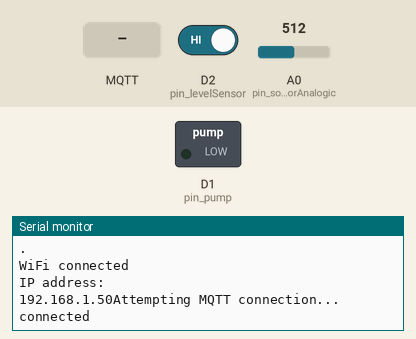
Recording of a sketch running on a simulated ESP8266 (NodeMCU). Shown: switched loads named in the sketch (green lamp = pin HIGH), the last lines printed to the serial monitor. Inputs (shaded band) come from the test bench; at power-on: D2 (pin_levelSensor) HIGH, A0 (pin_soilSensorAnalogic) = 512. WiFi joins after 1.5 s; servers stay silent unless stated; no MQTT or app messages arrive unless stated.

Above: at 2.7 s.
2.8 s: MQTT message "0" arrives on the first subscribed topic
At 3.9 s:
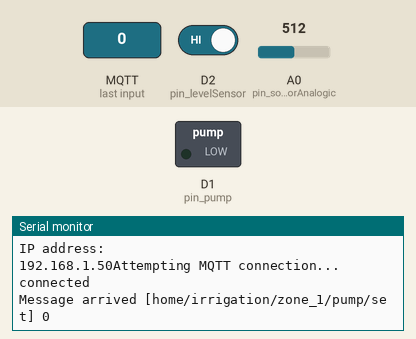
9.2 s: MQTT message "on" arrives on the first subscribed topic
At 10.0 s:
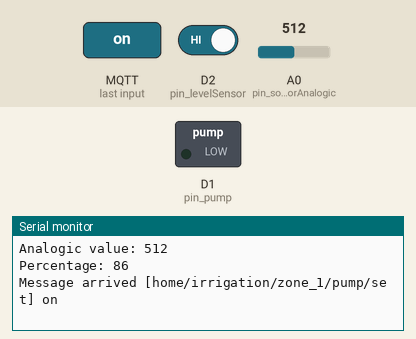
10.7 s: MQTT message "off" arrives on the first subscribed topic
At 11.1 s:
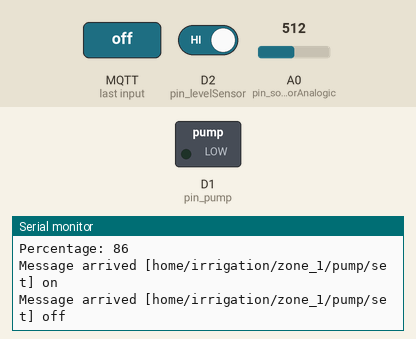

The sketch:

01-Main_Irrigation_MQTT_Deep_Sleep.ino
```cpp
/*
 *  IRRIGATION SYSTEM WITH NODEMCU + HOMEASSISTANT + MQTT
 *
 *   _____
 *  |  __ \
 *  | |  | |   ___    _ __ ___     __ _   _ __    __ _   _   _
 *  | |  | |  / _ \  | '_ ` _ \   / _` | | '__|  / _` | | | | |
 *  | |__| | | (_) | | | | | | | | (_| | | |    | (_| | | |_| |
 *  |_____/   \___/  |_| |_| |_|  \__,_| |_|     \__,_|  \__, |
 *                                                        __/ |
 *                                                       |___/
 *  DEVELOPED BY DOMARAY. Sept'20.
 *  See www.domaray.com for more info.
 *
 *
 *  DESCRIPCION:
 *
 *  This low-cost irrigation system integrates a nodeMCU board into HomeAssistant to control the irrigation from your dashboard / phone app.
 *  The communication between the board and HomeAssistant is done using MQTT. The MQTT server used is addon of HomeAssistant.
 *  In order to increase the live of the batteries, a sleep mode has been included.
 *
 *  WORKING MODES:
 *
 *  Manual: The relay of the pump is activated manually by HomeAssitant button
 *  Trigger mode: The relay of the pump is activated once the Analogic percentage value is bigger than trigger value set by HomeAssistant
 *
 *
 *  PINOUT:
 *
 *  D0: Connected to RESET pin after programming in order to wake up after a Deep Sleep. REMOVE IT BEFORE PROGRAMMING THE BOARD
 *  D1: Output - Relay activation for the pump
 *  D2: Input - Level sensor of the water tank
 *  A0: Input - Analogic signal of the humidity sensor (soil moisture sensor) YL69 + YL38
 *  VIN: Powered by batteries
 *  GND: Powered by batteries
 *
 */

#define DEBUG 1

#if DEBUG
#define PRINTLN(s)   { Serial.println(s); } // GENERIC LN
#define PRINT(s)   { Serial.print(s); } // GENERIC
#define PRINTS(s)   { Serial.println(F(s)); } // STRING
#define PRINTN(s,n)  { Serial.print(F(s)); Serial.println(n); } // NUMBERS
#define PRINTH(s,n) { Serial.print(F(s)); Serial.print(F("0x")); Serial.println(n, HEX); } // HEXADECIMAL
#else
#define PRINT(s)
#define PRINTS(s)
#define PRINTN(s,n)
#define PRINTH(s,n)
#endif

#include <ESP8266WiFi.h>
#include <Wire.h>
#include <PubSubClient.h>

#define wifi_ssid "YOUR WIFI SSID"
#define wifi_password "YOUR WIFI PASSWORD"
#define mqtt_server "IP OF MQTT SERVER"
#define mqtt_user "MQTT USER"
#define mqtt_password "MQTT PASSWORD"
#define clientId "Irrigation_1"  // THIS ID MUST BE UNIQUE. In case of having same ID connected to MQTT server, connections and disconnections will occur continuously.

#define topic_pump_state "home/irrigation/zone_1/pump/state"
#define topic_pump_command "home/irrigation/zone_1/pump/set"
#define topic_pump_available "home/irrigation/zone_1/pump/available"
#define topic_analog_value "home/irrigation/zone_1/analog/value"
#define topic_percentage_value "home/irrigation/zone_1/percentage/value"
#define topic_setPointMode_value "home/irrigation/zone_1/setpointmode/value"
#define topic_setPointMode_state "home/irrigation/zone_1/setpointmode/state"
#define topic_setPointMode_command "home/irrigation/zone_1/setpointmode/set"
#define topic_levelSensor_value "home/irrigation/zone_1/levelsensor/value"
#define topic_deepSleepMode_state "home/irrigation/zone_1/deepsleepmode/state"
#define topic_deepSleepMode_command "home/irrigation/zone_1/deepsleepmode/set"


#define pin_soilSensorAnalogic A0
#define pin_pump D1
#define pin_levelSensor D2

#define deepSleepTime 60000 // 60 seconds
#define DeepSleepDuration 18e8 // 10e6 is 10.000.000 microseconds  120e6 = 2 minutes, 18e8 = 30 minutes

WiFiClient espClient;
PubSubClient client(espClient);

long lastMsg = 0;
long now = 0;

bool pumpActive = false;
bool setPointMode = false;
bool levelSensor = true;  // Is full?   True = Full = 1 (open); False = Empty = 0 (close)  --> As there is a pullup resistor, normally the tank will be full and won't be power consumption
int setPointValue = 0;
bool deepSleepMode = false;

int soilSensorAnalogic_value = 0;
int soilSensorPercentage_value = 100; // Setting up to 100, the pump won't activate at boot
char buf[4]; // Buffer to store the sensor value


void setup() {
  Serial.begin(115200);
  setup_wifi();
  client.setServer(mqtt_server, 1883);
  client.setCallback(callback);

  pinMode(pin_soilSensorAnalogic, INPUT);
  pinMode(pin_pump, OUTPUT);
  pinMode(pin_levelSensor, INPUT_PULLUP);
}


void loop() {

  if (!client.connected()) {
    reconnect();
  }
  client.loop();

  now = millis();

  if (((now - lastMsg) % 5000) == 0) { // Sends a message every 5 seconds
    soilSensorAnalogic_value = analogRead(pin_soilSensorAnalogic);
    soilSensorPercentage_value = map(soilSensorAnalogic_value,1024,433,0,100);
    levelSensor = digitalRead(pin_levelSensor);

    PRINTN("Analogic value: ",soilSensorAnalogic_value);
    PRINTN("Percentage: ",soilSensorPercentage_value);

    client.publish(topic_percentage_value, itoa(soilSensorPercentage_value, buf, 10));

    if(setPointMode){
      if(soilSensorPercentage_value < setPointValue){
        pumpActive = true;
        digitalWrite(pin_pump, LOW);
        PRINTS("Low humidty - Activate pump");
      } else {
        pumpActive = false;
        digitalWrite(pin_pump, HIGH);
        PRINTS("High humidty - Deactivate pump");
      }
    }

    if (pumpActive) { client.publish(topic_pump_state, "ON"); } else { client.publish(topic_pump_state, "OFF"); }
    if (setPointMode) { client.publish(topic_setPointMode_state, "ON"); } else { client.publish(topic_setPointMode_state, "OFF"); }
    if (levelSensor) { client.publish(topic_levelSensor_value, "HIGH"); } else { client.publish(topic_levelSensor_value, "LOW"); }
    if (deepSleepMode) { client.publish(topic_deepSleepMode_state, "ON"); } else { client.publish(topic_deepSleepMode_state, "OFF"); }
  }

  if ((now - lastMsg > deepSleepTime) && !pumpActive && deepSleepMode) {  // When deeSleepTime is reached, the boards goes to sleep, except when pump is active.
    lastMsg = now;
    client.publish(topic_pump_available, "offline");
    delay(1000);
    PRINTS("Deep Sleep mode activated");
    ESP.deepSleep(DeepSleepDuration);
  }
}


void callback(char* topic, byte* payload, unsigned int length) {

  PRINT("Message arrived [");
  PRINT(topic);
  PRINT("] ");
  for (int i = 0; i < length; i++) {
    PRINT((char)payload[i]);
  }
  PRINTS("");

  /* PUMP */
  if (String(topic_pump_command).equals(topic)){
    if (strncmp((char *)payload, "ON", length) == 0){
      pumpActive = true;
      client.publish(topic_pump_state, "ON");
      digitalWrite(pin_pump, LOW);
    } if (strncmp((char *)payload, "OFF", length) == 0){
      pumpActive = false;
      client.publish(topic_pump_state, "OFF");
      digitalWrite(pin_pump, HIGH);
    }
    lastMsg = now + (deepSleepMode - 20000); // Gives 20 second to send data of the pup before entering into Sleep mode
  }

  /* SETPOINT MODE */
  if (String(topic_setPointMode_command).equals(topic)){
    if (strncmp((char *)payload, "ON", length) == 0){
      setPointMode = true;
      client.publish(topic_setPointMode_state, "ON");
    } if (strncmp((char *)payload, "OFF", length) == 0){
      setPointMode = false;
      client.publish(topic_setPointMode_state, "OFF");
    }
  }

    /* SETPOINT VALUE */
  if (String(topic_setPointMode_value).equals(topic)){
      setPointValue = atoi((char *)payload);
      PRINTN("SetPoint: ", setPointValue);
  }


    /* DEEP SLEEP MODE */
  if (String(topic_deepSleepMode_command).equals(topic)){
    if (strncmp((char *)payload, "ON", length) == 0){
      deepSleepMode = true;
    } if (strncmp((char *)payload, "OFF", length) == 0){
      deepSleepMode = false;
    }
    lastMsg = now + (deepSleepMode - 20000); // Gives 20 second to send data of the pup before entering into Sleep mode
  }
}


void setup_wifi() {
  delay(10);
  // We start by connecting to a WiFi network
  PRINTS("Connecting to: ");
  PRINT(wifi_ssid);

  WiFi.begin(wifi_ssid, wifi_password);
  while (WiFi.status() != WL_CONNECTED) {
    delay(500);
    PRINTS(".");
  }
  PRINTS("");
  PRINTS("WiFi connected");
  PRINTS("IP address: ");
  PRINT(WiFi.localIP());
}

void reconnect() {
  while (!client.connected()) {
    PRINTS("Attempting MQTT connection...");
    if (client.connect(clientId, mqtt_user, mqtt_password)) {
      PRINTS("connected");
      // Once connected, publish the availability
      client.publish(topic_pump_available, "online");

      // and resubscribe to all topics
      client.subscribe(topic_pump_command);
      client.subscribe(topic_pump_state);
      client.subscribe(topic_pump_available);
      client.subscribe(topic_analog_value);
      client.subscribe(topic_percentage_value);
      client.subscribe(topic_setPointMode_state);
      client.subscribe(topic_setPointMode_command);
      client.subscribe(topic_setPointMode_value);
      client.subscribe(topic_levelSensor_value);
      client.subscribe(topic_deepSleepMode_state);
      client.subscribe(topic_deepSleepMode_command);

    } else {
      PRINTS("failed, rc=");
      PRINTS(" try again in 5 seconds");
      // Wait 5 seconds before retrying
      delay(5000);
    }
  }
}
```

Measured:
- after the input at 2.8 s, the serial monitor: prints a new line at once (image 1)
- after the input at 9.2 s, the serial monitor: prints a new line at once (image 2)
- after the input at 10.7 s, the serial monitor: prints a new line at once (image 3)
